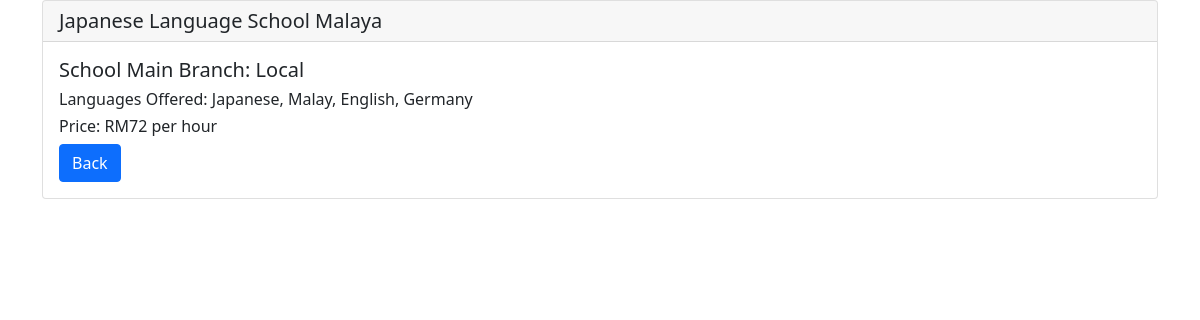
Page /schools/detail2/1 on the committed database.
### schools/models.py (models this page shows, shortened)
class Schools(models.Model):
    name = models.CharField(max_length=100)
    content = models.TextField(max_length=100)
    postdate = models.DateField(auto_now_add=True, null=True)
    category = models.CharField(
        max_length=50, choices=CATEGORY, default='Local', null=True
    )
    price = models.CharField(max_length=100, default='70 per hour')

### schools/views.py (the view)
# urls.py: path('detail2/<int:pk>', views.detail2, name='detail2'),
def detail2(request, pk):
    school = Schools.objects.get(pk=pk)
    return render(request, 'detail2.html', {'school':school})

### schools/templates/detail2.html
{% extends 'base.html' %}
{% block content %}
    <div class="container">
            <div class="card">
                <h5 class="card-header">{{ school.name }}</h5>
                <div class="card-body">
                    <h5 class="card-title">School Main Branch: {{ school.category }}</h5>
                    <h6 class="card-text">Languages Offered: {{ school.content }}</h6>
                    <h6 class="card-text">Price: {{ school.price }}</h6>
                    <a href="{% url 'index' %}" class="btn btn-primary">Back</a>
                </div>
            </div>
    </div>
{% endblock content %}

### rows in the picture
Schools: name "Japanese Language School Malaya", category "Local", content "Japanese, Malay, English, Germany", price "RM72 per hour"
